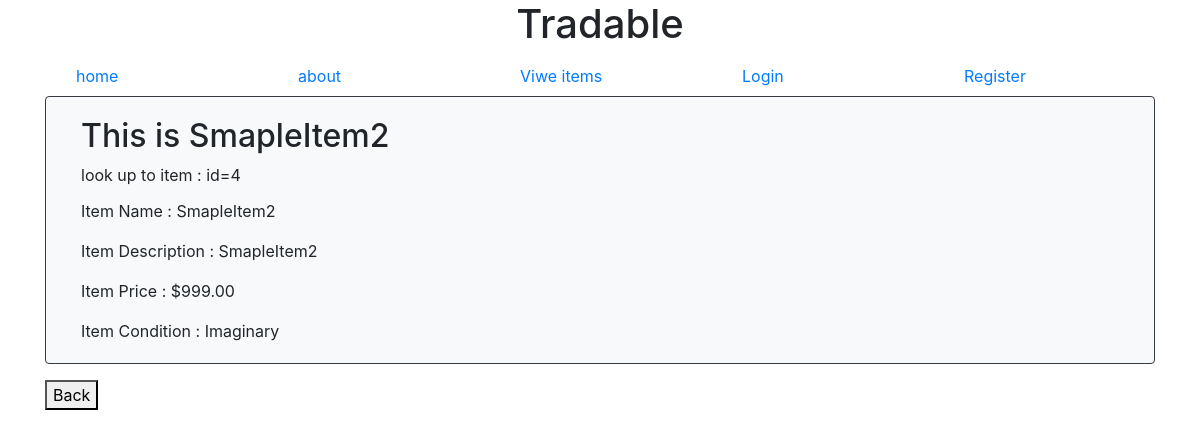
Before: /items/4/ with the older database file.
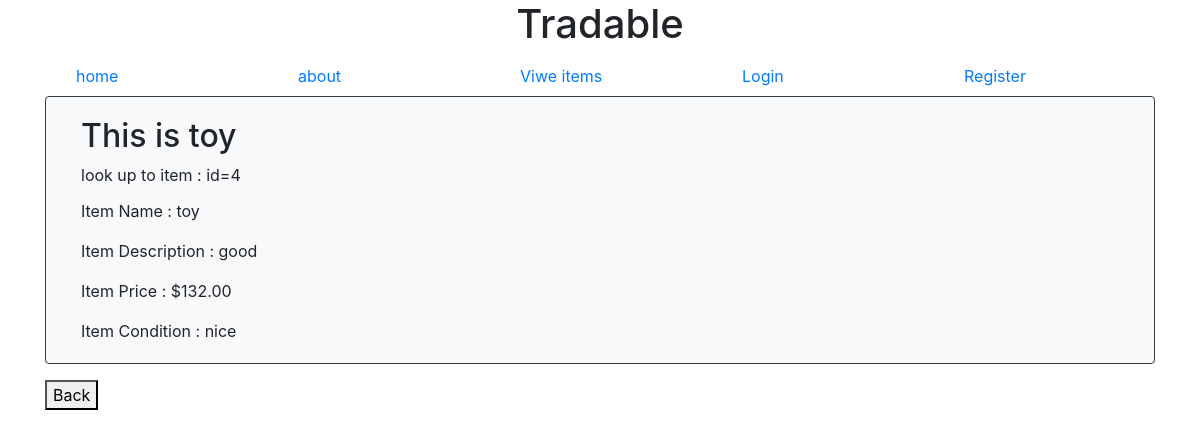
After: the same page with the newer database file.
### items/models.py (models this page shows, shortened)
class Item(models.Model):
    name = models.CharField(max_length=100)
    description = models.TextField()
    price = models.DecimalField(decimal_places=2, max_digits=10000)
    condition = models.TextField()
    createdDateTime = models.DateTimeField(default=timezone.now)
    seller = models.ForeignKey(User, on_delete=models.CASCADE)

### items/views.py (the view)
# urls.py: path('<int:item_id>/', item_dynamic_lookup_view, name='dynamic item view'),
def item_dynamic_lookup_view(request, item_id):
    obj = get_object_or_404(Item, id=item_id)
    context = {
        "object": obj
    }
    return render(request, "item_lookup.html", context)

### items/templates/item_lookup.html (shortened to what this page needs)
{% extends 'base.html' %}
{% block content %}
<div class="container card bg-light border-dark mb-3">
    <div class="card-body">
        <h2>This is {{object.name}}</h2>
        <p class="card-title">look up to item : id={{ object.id }}</p>
        <p class="card-text">Item Name : {{ object.name }}</p>
        <p class="card-text">Item Description : {{ object.description }}</p>
        <p class="card-text">Item Price : ${{ object.price }}</p>
        <p class="card-text">Item Condition : {{object.condition}}</p>
    </div>
</div>
<button onclick="goBack()">Back</button>
{% endblock %}

### templates/base.html (shortened to what this page needs)
<!doctype html>
<html lang="en">
<head>
    <link rel="stylesheet" href="https://stackpath.bootstrapcdn.com/bootstrap/4.3.1/css/bootstrap.min.css">
</head>
<body>
    <div class="container">
        <div class="row">
            <h1 class="text-center col">Tradable</h1>
        </div>
        <ul class="nav justify-content-center">
            <li class="nav-item col row-2"><a class="nav-link" href="{% url "home" %}">home</a></li>
            <li class="nav-item col row-2"><a class="nav-link" href="{% url "about" %}">about</a></li>
            <li class="nav-item col row-2"><a class="nav-link" href="{% url "item_list_all_view" %}">Viwe items</a></li>
            {% if user.is_authenticated %}
                <li class="nav-item col row-2"><a class="nav-link" href="{% url "profile" %}">Profile</a></li>
                <li class="nav-item col row-2"><a class="nav-link" href="{% url "logout" %}">Logout</a></li>
            {% else %}
                <li class="nav-item col row-2"><a class="nav-link" href="{% url "login" %}">Login</a></li>
                <li class="nav-item col row-2"><a class="nav-link" href="{% url "register" %}">Register</a></li>
            {% endif %}
        </ul>
    </div>
    <div class="container">
        {% block content %}
        {% endblock %}
    </div>
</body>
</html>

### templates/base.html (style rules this page uses)
*, *:before, *:after { box-sizing: border-box; }

Changed rows visible on the page:
changed Item id 4: name "SmapleItem2" → "toy"; description "SmapleItem2" → "good"; price "999.00" → "132.00"; condition "Imaginary" → "nice"
